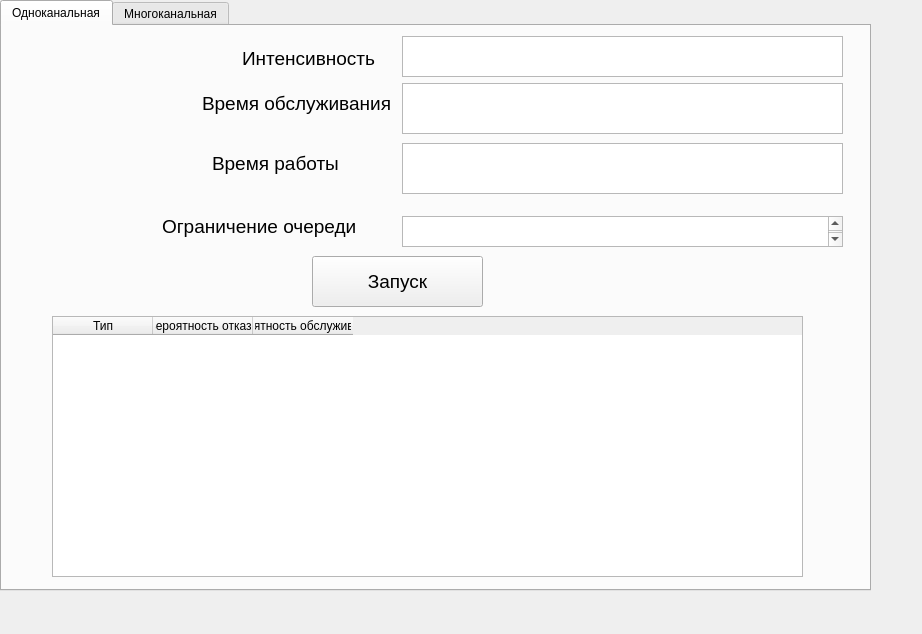
<?xml version="1.0" encoding="UTF-8"?>
<ui version="4.0">
 <class>Form</class>
 <widget class="QWidget" name="Form">
  <property name="geometry">
   <rect>
    <x>0</x>
    <y>0</y>
    <width>922</width>
    <height>634</height>
   </rect>
  </property>
  <property name="windowTitle">
   <string>Form</string>
  </property>
  <widget class="QTabWidget" name="tabWidget">
   <property name="geometry">
    <rect>
     <x>0</x>
     <y>0</y>
     <width>871</width>
     <height>591</height>
    </rect>
   </property>
   <property name="currentIndex">
    <number>0</number>
   </property>
   <widget class="QWidget" name="tab">
    <attribute name="title">
     <string>Одноканальная</string>
    </attribute>
    <widget class="QLabel" name="label">
     <property name="geometry">
      <rect>
       <x>240</x>
       <y>17</y>
       <width>141</width>
       <height>31</height>
      </rect>
     </property>
     <property name="font">
      <font>
       <pointsize>14</pointsize>
      </font>
     </property>
     <property name="text">
      <string>Интенсивность</string>
     </property>
    </widget>
    <widget class="QLabel" name="label_2">
     <property name="geometry">
      <rect>
       <x>200</x>
       <y>67</y>
       <width>191</width>
       <height>21</height>
      </rect>
     </property>
     <property name="font">
      <font>
       <pointsize>14</pointsize>
      </font>
     </property>
     <property name="text">
      <string>Время обслуживания</string>
     </property>
    </widget>
    <widget class="QTextEdit" name="txtl">
     <property name="geometry">
      <rect>
       <x>400</x>
       <y>10</y>
       <width>441</width>
       <height>41</height>
      </rect>
     </property>
     <property name="font">
      <font>
       <pointsize>14</pointsize>
      </font>
     </property>
    </widget>
    <widget class="QPushButton" name="btnRun">
     <property name="geometry">
      <rect>
       <x>310</x>
       <y>230</y>
       <width>171</width>
       <height>51</height>
      </rect>
     </property>
     <property name="font">
      <font>
       <pointsize>14</pointsize>
      </font>
     </property>
     <property name="text">
      <string>Запуск</string>
     </property>
    </widget>
    <widget class="QTableWidget" name="tableWidget">
     <property name="geometry">
      <rect>
       <x>50</x>
       <y>290</y>
       <width>751</width>
       <height>261</height>
      </rect>
     </property>
     <column>
      <property name="text">
       <string>Тип</string>
      </property>
     </column>
     <column>
      <property name="text">
       <string>Вероятность отказа</string>
      </property>
     </column>
     <column>
      <property name="text">
       <string>Вероятность обслуживания</string>
      </property>
     </column>
    </widget>
    <widget class="QLabel" name="label_3">
     <property name="geometry">
      <rect>
       <x>210</x>
       <y>127</y>
       <width>181</width>
       <height>21</height>
      </rect>
     </property>
     <property name="font">
      <font>
       <pointsize>14</pointsize>
      </font>
     </property>
     <property name="text">
      <string>Время работы</string>
     </property>
    </widget>
    <widget class="QTextEdit" name="txtTO">
     <property name="geometry">
      <rect>
       <x>400</x>
       <y>117</y>
       <width>441</width>
       <height>51</height>
      </rect>
     </property>
     <property name="font">
      <font>
       <pointsize>14</pointsize>
      </font>
     </property>
    </widget>
    <widget class="QTextEdit" name="txtt">
     <property name="geometry">
      <rect>
       <x>400</x>
       <y>57</y>
       <width>441</width>
       <height>51</height>
      </rect>
     </property>
     <property name="font">
      <font>
       <pointsize>14</pointsize>
      </font>
     </property>
    </widget>
    <widget class="QTextEdit" name="txtO">
     <property name="geometry">
      <rect>
       <x>400</x>
       <y>190</y>
       <width>441</width>
       <height>31</height>
      </rect>
     </property>
     <property name="font">
      <font>
       <pointsize>14</pointsize>
      </font>
     </property>
    </widget>
    <widget class="QLabel" name="label_9">
     <property name="geometry">
      <rect>
       <x>160</x>
       <y>190</y>
       <width>201</width>
       <height>21</height>
      </rect>
     </property>
     <property name="font">
      <font>
       <pointsize>14</pointsize>
      </font>
     </property>
     <property name="text">
      <string>Ограничение очереди</string>
     </property>
    </widget>
   </widget>
   <widget class="QWidget" name="tab_2">
    <attribute name="title">
     <string>Многоканальная</string>
    </attribute>
    <widget class="QLabel" name="label_4">
     <property name="geometry">
      <rect>
       <x>130</x>
       <y>20</y>
       <width>141</width>
       <height>31</height>
      </rect>
     </property>
     <property name="font">
      <font>
       <pointsize>14</pointsize>
      </font>
     </property>
     <property name="text">
      <string>Интенсивность</string>
     </property>
    </widget>
    <widget class="QLabel" name="label_5">
     <property name="geometry">
      <rect>
       <x>140</x>
       <y>120</y>
       <width>181</width>
       <height>21</height>
      </rect>
     </property>
     <property name="font">
      <font>
       <pointsize>14</pointsize>
      </font>
     </property>
     <property name="text">
      <string>Время работы</string>
     </property>
    </widget>
    <widget class="QTextEdit" name="txtt_2">
     <property name="geometry">
      <rect>
       <x>370</x>
       <y>60</y>
       <width>441</width>
       <height>41</height>
      </rect>
     </property>
     <property name="font">
      <font>
       <pointsize>14</pointsize>
      </font>
     </property>
    </widget>
    <widget class="QLabel" name="label_6">
     <property name="geometry">
      <rect>
       <x>130</x>
       <y>70</y>
       <width>191</width>
       <height>21</height>
      </rect>
     </property>
     <property name="font">
      <font>
       <pointsize>14</pointsize>
      </font>
     </property>
     <property name="text">
      <string>Время обслуживания</string>
     </property>
    </widget>
    <widget class="QPushButton" name="btnRun_2">
     <property name="geometry">
      <rect>
       <x>340</x>
       <y>270</y>
       <width>171</width>
       <height>51</height>
      </rect>
     </property>
     <property name="font">
      <font>
       <pointsize>14</pointsize>
      </font>
     </property>
     <property name="text">
      <string>Запуск</string>
     </property>
    </widget>
    <widget class="QTextEdit" name="txtl_2">
     <property name="geometry">
      <rect>
       <x>370</x>
       <y>10</y>
       <width>441</width>
       <height>41</height>
      </rect>
     </property>
     <property name="font">
      <font>
       <pointsize>14</pointsize>
      </font>
     </property>
    </widget>
    <widget class="QTextEdit" name="txtTO_2">
     <property name="geometry">
      <rect>
       <x>370</x>
       <y>110</y>
       <width>441</width>
       <height>41</height>
      </rect>
     </property>
     <property name="font">
      <font>
       <pointsize>14</pointsize>
      </font>
     </property>
    </widget>
    <widget class="QTableWidget" name="tableWidget_2">
     <property name="geometry">
      <rect>
       <x>60</x>
       <y>330</y>
       <width>751</width>
       <height>261</height>
      </rect>
     </property>
     <column>
      <property name="text">
       <string>Тип</string>
      </property>
     </column>
     <column>
      <property name="text">
       <string>Вероятность отказа</string>
      </property>
     </column>
     <column>
      <property name="text">
       <string>Вероятность обслуживания</string>
      </property>
     </column>
     <column>
      <property name="text">
       <string>Длина Очереди</string>
      </property>
     </column>
    </widget>
    <widget class="QLabel" name="label_7">
     <property name="geometry">
      <rect>
       <x>130</x>
       <y>170</y>
       <width>181</width>
       <height>21</height>
      </rect>
     </property>
     <property name="font">
      <font>
       <pointsize>14</pointsize>
      </font>
     </property>
     <property name="text">
      <string>Количество каналов</string>
     </property>
    </widget>
    <widget class="QLabel" name="label_8">
     <property name="geometry">
      <rect>
       <x>130</x>
       <y>230</y>
       <width>201</width>
       <height>21</height>
      </rect>
     </property>
     <property name="font">
      <font>
       <pointsize>14</pointsize>
      </font>
     </property>
     <property name="text">
      <string>Ограничение очереди</string>
     </property>
    </widget>
    <widget class="QTextEdit" name="txtC">
     <property name="geometry">
      <rect>
       <x>370</x>
       <y>170</y>
       <width>441</width>
       <height>41</height>
      </rect>
     </property>
     <property name="font">
      <font>
       <pointsize>14</pointsize>
      </font>
     </property>
    </widget>
    <widget class="QTextEdit" name="txtO2">
     <property name="geometry">
      <rect>
       <x>370</x>
       <y>230</y>
       <width>441</width>
       <height>31</height>
      </rect>
     </property>
     <property name="font">
      <font>
       <pointsize>14</pointsize>
      </font>
     </property>
    </widget>
   </widget>
  </widget>
 </widget>
 <resources/>
 <connections/>
</ui>
